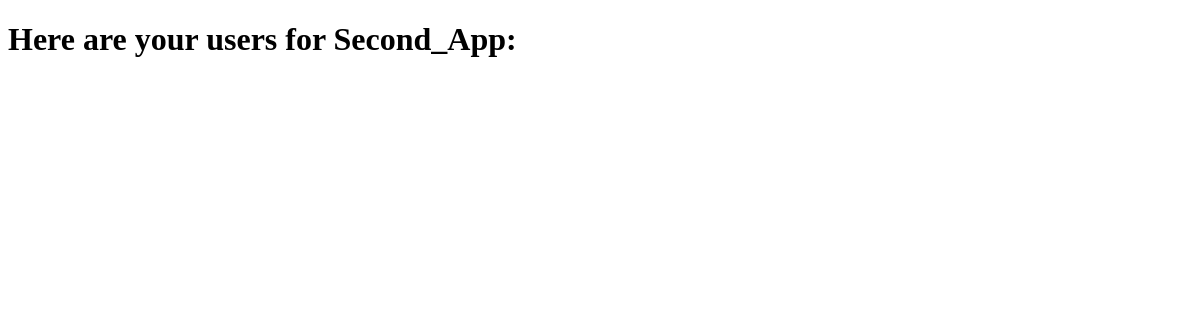
The app's page /users/, older data.
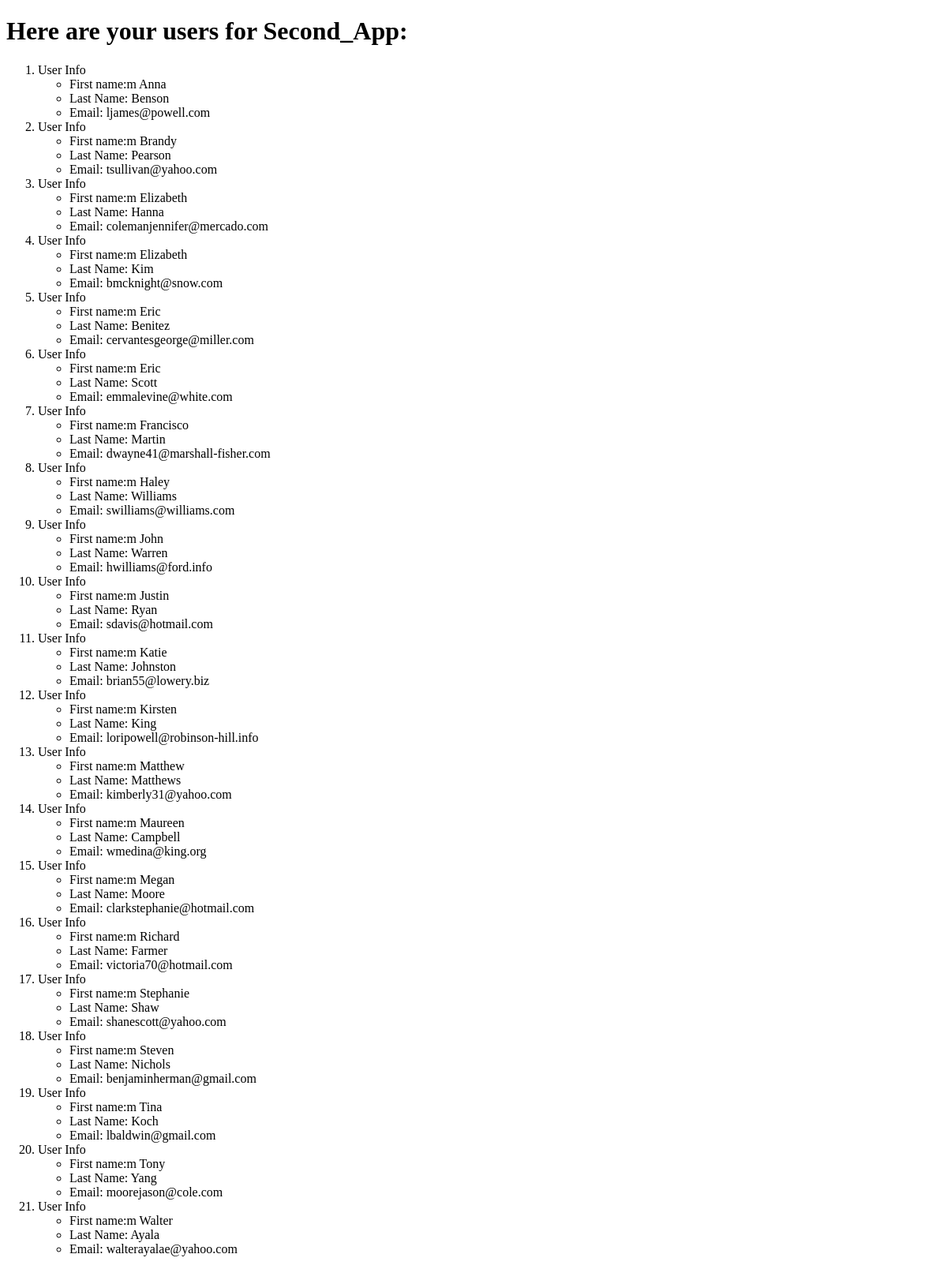
The same page, newer data.
### second_app/models.py (models this page shows, shortened)
class User(models.Model):
    first_name = models.CharField(max_length=264)
    last_name = models.CharField(max_length=264)
    email = models.EmailField(max_length=264,unique=True)

### second_app/views.py (the view)
# urls.py: url(r'^users/', views.users, name='users'),
def users(request):
    user_list = User.objects.order_by('first_name')
    user_dict = {'users':user_list}
    return render(request,'second_app/users.html',context=user_dict)

### templates/second_app/users.html (shortened to what this page needs)
<!DOCTYPE html>
<html>
  <head>
  </head>
  <body>
    <h1>Here are your users for Second_App:</h1>
    {% if users %}
    <ol>
      {% for person in users %}
      <li>User Info</li>
        <ul>
          <li>First name:m {{person.first_name}}</li>
          <li>Last Name: {{person.last_name}}</li>
          <li>Email: {{person.email}}</li>
        </ul>
        {% endfor %}
    </ol>
    {% endif %}
  </body>
</html>

Row changes from the older to the newer data that the page shows:
added User: first_name "Anna", last_name "Benson", email "ljames@powell.com"
added User: first_name "Brandy", last_name "Pearson", email "tsullivan@yahoo.com"
added User: first_name "Elizabeth", last_name "Hanna", email "colemanjennifer@mercado.com"
added User: first_name "Elizabeth", last_name "Kim", email "bmcknight@snow.com"
added User: first_name "Eric", last_name "Benitez", email "cervantesgeorge@miller.com"
added User: first_name "Eric", last_name "Scott", email "emmalevine@white.com"
added User: first_name "Francisco", last_name "Martin", email "dwayne41@marshall-fisher.com"
added User: first_name "Haley", last_name "Williams", email "swilliams@williams.com"
added User: first_name "John", last_name "Warren", email "hwilliams@ford.info"
added User: first_name "Justin", last_name "Ryan", email "sdavis@hotmail.com"
added User: first_name "Katie", last_name "Johnston", email "brian55@lowery.biz"
added User: first_name "Kirsten", last_name "King", email "loripowell@robinson-hill.info"
added User: first_name "Matthew", last_name "Matthews", email "kimberly31@yahoo.com"
added User: first_name "Maureen", last_name "Campbell", email "wmedina@king.org"
added User: first_name "Megan", last_name "Moore", email "clarkstephanie@hotmail.com"
added User: first_name "Richard", last_name "Farmer", email "victoria70@hotmail.com"
added User: first_name "Stephanie", last_name "Shaw", email "shanescott@yahoo.com"
added User: first_name "Steven", last_name "Nichols", email "benjaminherman@gmail.com"
added User: first_name "Tina", last_name "Koch", email "lbaldwin@gmail.com"
added User: first_name "Tony", last_name "Yang", email "moorejason@cole.com"
added User: first_name "Walter", last_name "Ayala", email "walterayalae@yahoo.com"
